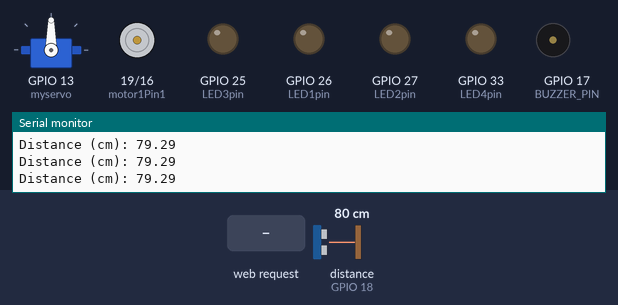
Recording of a program running on a simulated ESP32. Shown: servo, motor-driver pin pairs drawn as motors (green arrow = first pin HIGH = forward, orange = second pin HIGH = backward, longer = more drive, scaled by the enable pin), output pins drawn as LEDs (lit = HIGH), buzzer (waves = sounding, pin HIGH), the last lines printed to the serial monitor. Wiring (inferred from the names in the program): ultrasonic range finder: trigger GPIO 5; echo GPIO 18. Dashed ring = blinking. The test bench sets the inputs (shaded band); at power-on: distance to the obstacle (sensor on GPIO 18) 80 cm. The echo pulse lasts 58.3 µs per cm; pins used as bus, display or sensor lines are not drawn.

Above: at 1.3 s.
1.4 s: HTTP request GET /led3on received
At 2.12 s:
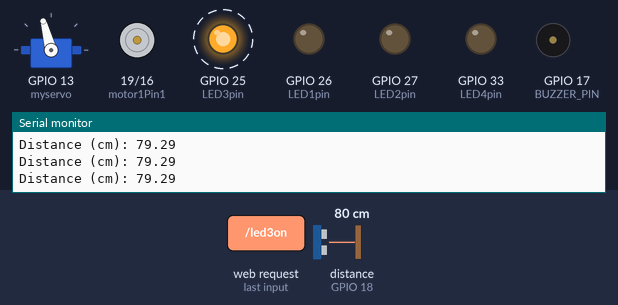
4.4 s: distance to the obstacle (sensor on GPIO 18) set to 34 cm
7.4 s: distance to the obstacle (sensor on GPIO 18) set to 28 cm
At 7.78 s:
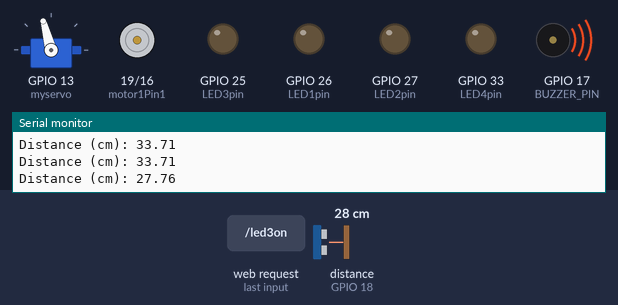
10.4 s: HTTP request GET / received
At 11.24 s:
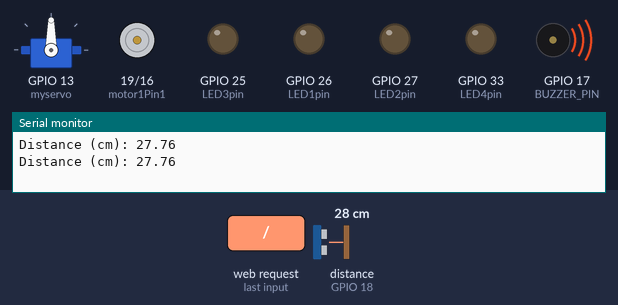
13.4 s: HTTP request GET /led1on received
At 13.69 s:
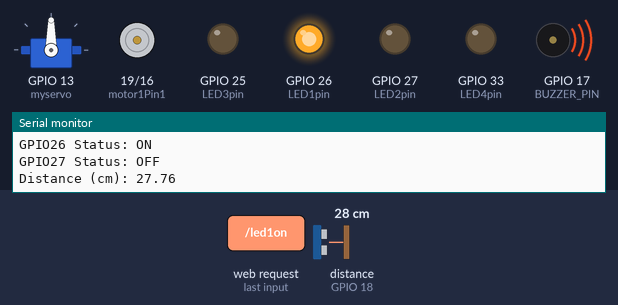
16.4 s: HTTP request GET /led2on received
At 16.75 s:
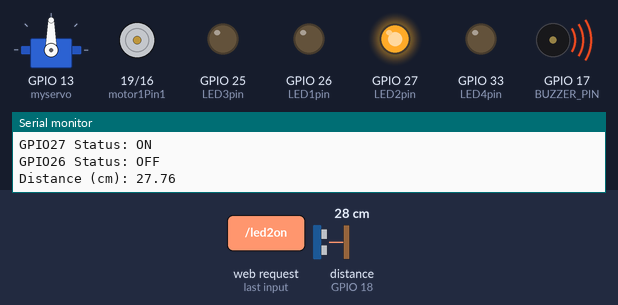
Timing chart, 0 to 20.4 s (numbered marks = the images above; inputs shaded):
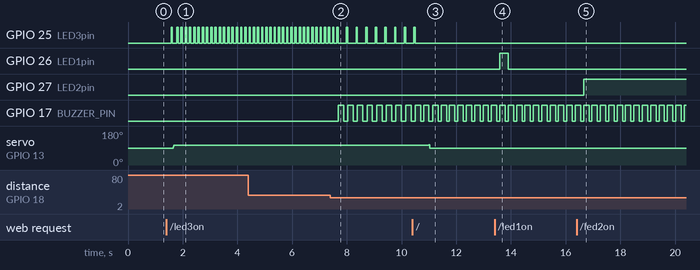

The program:

main.cpp
```cpp
//CAR PROJECT
//Created by :
//Sonia Sahuquillo Guillen
//Guillermo Efren Medina Guaman
/* PA + ULTRASONICO--------------------------------------------------------------------------*/
#include <Arduino.h>
#include <WiFi.h>
#include <WebServer.h>
#include <Servo.h>

/* Put your SSID & Password */
const char* ssid = "ESP32";  // Enter SSID here
const char* password = "cochebrum";  //Enter Password here

/* Put IP Address details */
IPAddress local_ip(192,168,24,1);
IPAddress gateway(192,168,24,1);
IPAddress subnet(255,255,255,0);

WebServer server(80);

uint8_t LED1pin = 26;
bool LED1status = LOW;

uint8_t LED2pin = 27;
bool LED2status = LOW;

uint8_t LED3pin = 25;
bool LED3status = LOW;

uint8_t LED4pin = 33;
bool LED4status = LOW;

// Motor
int motor1Pin1 = 19;
int motor1Pin2 = 16;
int enable1Pin = 14;

const int trigPin = 5;
const int echoPin = 18;

//define sound speed in cm/uS
#define SOUND_SPEED 0.034
#define CM_TO_INCH 0.393701
// ESP32 pin GIOP17 connected to Piezo Buzzer's pin
#define BUZZER_PIN 17

long duration;
float distanceCm;
float limitzone;
int turnright =105;
int turnleft = 85;

Servo myservo;  // create servo object to control a servo
// twelve servo objects can be created on most boards

int pos = 90 ;

// Setting PWM properties
const int freq = 30000;
const int pwmChannel = 0;
const int resolution = 8;
int dutyCycle = 200;

void handle_OnConnect();
void handle_led1on();
void handle_led1off();
void handle_led2on();
void handle_led2off();
void handle_led3on();
void handle_led3off();
void handle_led4on();
void handle_led4off();
void handle_NotFound();
String SendHTML(uint8_t led1stat,uint8_t led2stat,uint8_t led3stat,uint8_t led4stat);


void setup() {
  Serial.begin(115200);
  pinMode(LED1pin, OUTPUT);
  pinMode(LED2pin, OUTPUT);
  pinMode(LED3pin, OUTPUT);
  pinMode(LED4pin, OUTPUT);

  // sets the pins as outputs:
  pinMode(motor1Pin1, OUTPUT);
  pinMode(motor1Pin2, OUTPUT);
  pinMode(enable1Pin, OUTPUT);

  // configure LED PWM functionalitites
  ledcSetup(pwmChannel, freq, resolution);

  // attach the channel to the GPIO to be controlled
  ledcAttachPin(enable1Pin, pwmChannel);

  // set ESP32 pin to output mode
  pinMode(BUZZER_PIN, OUTPUT);
  //sets the limitzone for the stop
  limitzone=30;
  // Sets the trigPin as an Output
  pinMode(trigPin, OUTPUT);
  // Sets the echoPin as an Input
  pinMode(echoPin, INPUT);

  // attaches the servo on pin 13 to the servo object
  myservo.attach(13);

  // Connect to Wi-Fi network with SSID
  WiFi.softAP(ssid);
  WiFi.softAPConfig(local_ip, gateway, subnet);
  delay(100);

  distanceCm=100;

  server.on("/", handle_OnConnect);
  server.on("/led1on", handle_led1on);
  server.on("/led1off", handle_led1off);
  server.on("/led2on", handle_led2on);
  server.on("/led2off", handle_led2off);
  server.on("/led3on", handle_led3on);
  server.on("/led3off", handle_led3off);
  server.on("/led4on", handle_led4on);
  server.on("/led4off", handle_led4off);
  server.onNotFound(handle_NotFound);

  server.begin();
  Serial.println("HTTP server started");

}
void loop() {
  server.handleClient();
  // Clears the trigPin
  digitalWrite(trigPin, LOW);
  delayMicroseconds(5);
  // Sets the trigPin on HIGH state for 10 micro seconds
  digitalWrite(trigPin, HIGH);
  delayMicroseconds(10);
  digitalWrite(trigPin, LOW);

  // Reads the echoPin, returns the sound wave travel time in microseconds
  duration = pulseIn(echoPin, HIGH);

  // Calculate the distance
  distanceCm = duration * SOUND_SPEED/2;

  // Prints the distance in the Serial Monitor
  Serial.print("Distance (cm): ");
  Serial.println(distanceCm);
  delay(100);


  if(LED1status )
  {digitalWrite(LED1pin, HIGH);}
  else
  {digitalWrite(LED1pin, LOW);}

  if(LED2status==true)
  {digitalWrite(LED2pin, HIGH);}
  else
  {digitalWrite(LED2pin, LOW);}

  if(LED3status)
  {digitalWrite(LED3pin, HIGH);
  delay(50);
  digitalWrite(LED3pin, LOW);
  }
  else
  {digitalWrite(LED3pin, LOW);}

  if(LED4status)
  {digitalWrite(LED4pin, HIGH);
  delay(50);
  digitalWrite(LED4pin, LOW);
  }
  else
  {digitalWrite(LED4pin, LOW);}

  if(distanceCm<=limitzone){
    digitalWrite(BUZZER_PIN, HIGH); // turn on Piezo
    delay(200);
    digitalWrite(BUZZER_PIN, LOW);
  }
if(LED1status == HIGH){
digitalWrite(motor1Pin1, LOW);
digitalWrite(motor1Pin2, HIGH);
if(distanceCm<=limitzone){
    LED1status = LOW;
    Serial.println("GPIO26 Status: OFF");
    server.send(200, "text/html", SendHTML(false,LED2status,LED3status,LED4status));
  }
}else if(LED2status == HIGH){
digitalWrite(motor1Pin1, HIGH);
digitalWrite(motor1Pin2, LOW);
}else{
digitalWrite(motor1Pin1, LOW);
digitalWrite(motor1Pin2, LOW);
}

  if(LED3status == true && pos != turnright){
      for (pos ; pos <= turnright; pos += 1) { // goes from 90 degrees to 180 degree
      myservo.write(pos);              // tell servo to go to position in variable 'pos'
      delay(2);                       // waits 5ms for the servo to reach the position
      handle_led3on();
    }
  }
  if(LED4status == true && pos != turnleft){
      for (pos ; pos >= turnleft; pos -= 1) { // goes from 90 degrees to 0 degrees
      myservo.write(pos);              // tell servo to go to position in variable 'pos'
      delay(2);                       // waits 5ms for the servo to reach the position
      handle_led4on();
    }
  }
  if(LED3status == false && LED4status == false){
    if(pos<=(turnright+1) && pos>90){
        for (pos; pos >= 90; pos -= 1) { // goes from pos degrees to 90 degrees
        myservo.write(pos);              // tell servo to go to position in variable 'pos'
        delay(2);                       // waits 5ms for the servo to reach the position

      }
    }else if(pos>=(turnleft-1) && pos<90){
        for (pos ; pos <= 90; pos += 1) { // goes from pos degrees to 90 degrees
        myservo.write(pos);              // tell servo to go to position in variable 'pos'
        delay(2);                       // waits 5ms for the servo to reach the position
      }
    }
  }

}

void handle_OnConnect() {
  LED1status = LOW;
  LED2status = LOW;
  LED3status = LOW;
  LED4status = LOW;
  Serial.println("GPIO26 Status: OFF | GPIO27 Status: OFF | GPIO25 Status: OFF | GPIO33 Status: OFF");
  server.send(200, "text/html", SendHTML(LED1status,LED2status,LED3status,LED4status));
}

void handle_led1on() {
  LED1status = HIGH;
  Serial.println("GPIO26 Status: ON");
  LED2status = LOW;
  Serial.println("GPIO27 Status: OFF");
  server.send(200, "text/html", SendHTML(true,false,LED3status,LED4status));
}

void handle_led1off() {
  LED1status = LOW;
  Serial.println("GPIO26 Status: OFF");
  server.send(200, "text/html", SendHTML(false,LED2status,LED3status,LED4status));
}

void handle_led2on() {
  LED2status = HIGH;
  Serial.println("GPIO27 Status: ON");
  LED1status = LOW;
  Serial.println("GPIO26 Status: OFF");
  server.send(200, "text/html", SendHTML(false,true,LED3status,LED4status));

}

void handle_led2off() {
  LED2status = LOW;
  Serial.println("GPIO27 Status: OFF");
  server.send(200, "text/html", SendHTML(LED1status,false,LED3status,LED4status));
}
void handle_led3on() {
  LED3status = HIGH;
  Serial.println("GPIO25 Status: ON");
  LED4status = LOW;
  Serial.println("GPIO33 Status: OFF");
  server.send(200, "text/html", SendHTML(LED1status,LED2status,true,false));
}

void handle_led3off() {
  LED3status = LOW;
  Serial.println("GPIO25 Status: OFF");
  server.send(200, "text/html", SendHTML(LED1status,LED2status,false,LED4status));
}

void handle_led4on() {
  LED4status = HIGH;
  Serial.println("GPIO33 Status: ON");
  LED3status = LOW;
  Serial.println("GPIO25 Status: OFF");
  server.send(200, "text/html", SendHTML(LED1status,LED2status,false,true));
}

void handle_led4off() {
  LED4status = LOW;
  Serial.println("GPIO33 Status: OFF");
  server.send(200, "text/html", SendHTML(LED1status,LED2status,LED3status,false));
}

void handle_NotFound(){
  server.send(404, "text/plain", "Not found");
}

String SendHTML(uint8_t led1stat,uint8_t led2stat,uint8_t led3stat,uint8_t led4stat){
  String ptr = "<!DOCTYPE html> <html>\n";
  ptr +="<head><meta name=\"viewport\" content=\"width=device-width, initial-scale=1.0, user-scalable=no\">\n";
  ptr +="<title>LED Control</title>\n";
  ptr +="<style>html { font-family: Helvetica; display: inline-block; margin: 0px auto; text-align: center;}\n";
  ptr +="body{margin-top: 50px;} h1 {color: #444444;margin: 50px auto 30px;} h3 {color: #444444;margin-bottom: 50px;}\n";
  ptr +=".button {display: block;width: 80px;background-color: #3498db;border: none;color: white;padding: 13px 30px;text-decoration: none;font-size: 25px;margin: 0px auto 35px;cursor: pointer;border-radius: 4px;}\n";
  ptr +=".button-on {background-color: #3498db;}\n";
  ptr +=".button-on:active {background-color: #2980b9;}\n";
  ptr +=".button-off {background-color: #34495e;}\n";
  ptr +=".button-off:active {background-color: #2c3e50;}\n";
  ptr +="p {font-size: 14px;color: #888;margin-bottom: 10px;}\n";
  ptr +="</style>\n";
  ptr +="</head>\n";
  ptr +="<body>\n";
  ptr +="<h1>ESP32 Web Server</h1>\n";
  ptr +="<h3>Using Access Point(AP) Mode</h3>\n";

   if(led1stat)
  {ptr +="<p>DRIVE Status: ON</p><a class=\"button button-off\" href=\"/led1off\">OFF</a>\n";}
  else
  {ptr +="<p>DRIVE Status: OFF</p><a class=\"button button-on\" href=\"/led1on\">ON</a>\n";}

  if(led2stat)
  {ptr +="<p>REVERSE Status: ON</p><a class=\"button button-off\" href=\"/led2off\">OFF</a>\n";}
  else
  {ptr +="<p>REVERSE Status: OFF</p><a class=\"button button-on\" href=\"/led2on\">ON</a>\n";}

  if(led3stat)
  {ptr +="<p>RIGHT Status: ON</p><a class=\"button button-off\" href=\"/led3off\">OFF</a>\n";}
  else
  {ptr +="<p>RIGHT Status: OFF</p><a class=\"button button-on\" href=\"/led3on\">ON</a>\n";}

  if(led4stat)
  {ptr +="<p>LEFT Status: ON</p><a class=\"button button-off\" href=\"/led4off\">OFF</a>\n";}
  else
  {ptr +="<p>LEFT Status: OFF</p><a class=\"button button-on\" href=\"/led4on\">ON</a>\n";}

  ptr +="</body>\n";
  ptr +="</html>\n";
  return ptr;
}
/* PA + ULTRASONICO END--------------------------------------------------------------------------*/
```

Measured:
- the behaviour switches between 31 and 30 cm on distance to the obstacle (sensor on GPIO 18) (found by bisection; images 1 and 2)
- after the input at 1.4 s, GPIO 25 (LED3pin): alternates HIGH for 0.05 s and LOW for 0.11 s, starting after 0.18 s; servo on GPIO 13 (myservo): 90° → 105° after 0.25 s
- after the input at 7.4 s, GPIO 17 (BUZZER_PIN): alternates HIGH for 0.20 s and LOW for 0.15 s, starting after 0.28 s
- after the input at 10.4 s, GPIO 25 (LED3pin): goes on until 10.5 s, then stays LOW; servo on GPIO 13 (myservo): 105° → 90° after 0.60 s
- after the input at 13.4 s, GPIO 26 (LED1pin): LOW → HIGH after 0.19 s, → LOW 0.31 s later
- after the input at 16.4 s, GPIO 27 (LED2pin): LOW → HIGH after 0.26 s
